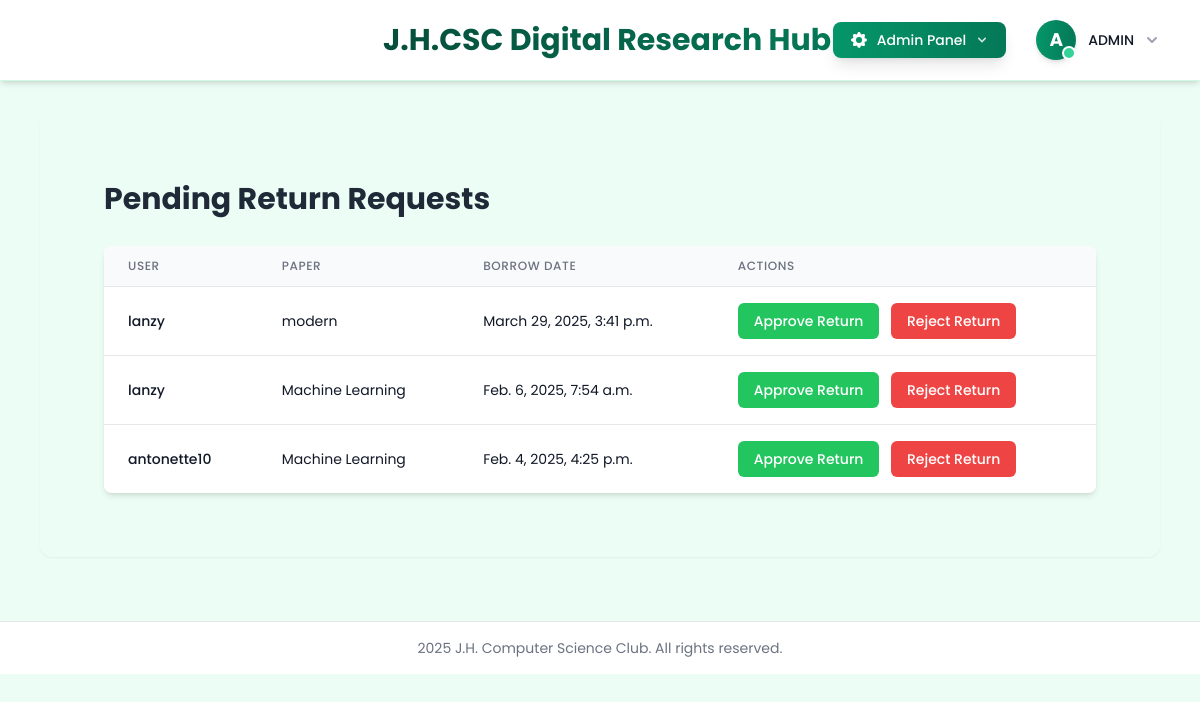
/accounts/admin/return-requests/ (signed in), run on an earlier commit of the app's database.
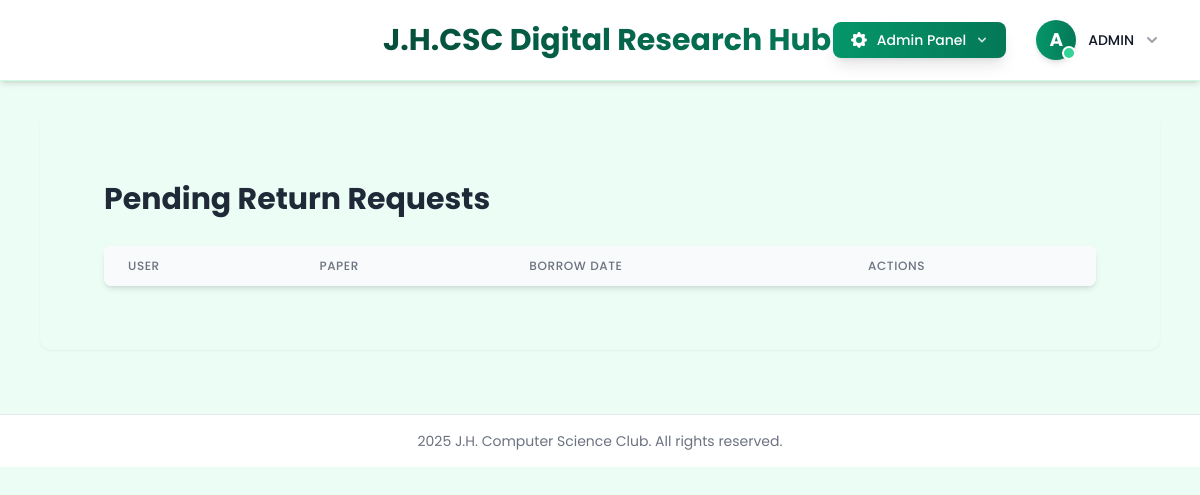
And on a later commit of the database.
### scholar/models.py (models this page shows, shortened)
class Borrow(models.Model):
    STATUS_CHOICES = [
        ('pending', 'Pending Approval'),
        ('approved', 'Approved'),
        ('rejected', 'Rejected'),
        ('reserved', 'Reserved'),
    ]
    RETURN_STATUS_CHOICES = [
        ('pending', 'Pending Return Approval'),
        ('approved', 'Return Approved'),
        ('rejected', 'Return Rejected'),
    ]
    user = models.ForeignKey(User, on_delete=models.CASCADE)
    paper = models.ForeignKey(Paper, on_delete=models.CASCADE)
    borrow_date = models.DateTimeField(default=timezone.now)
    return_date = models.DateTimeField(null=True, blank=True)
    status = models.CharField(max_length=10, choices=STATUS_CHOICES, default='pending')
    return_status = models.CharField(max_length=10, choices=RETURN_STATUS_CHOICES, null=True, blank=True)
    is_returned = models.BooleanField(default=False)
    due_date = models.DateTimeField(null=True, blank=True)
    borrow_reason = models.TextField(blank=True, null=True, help_text='Reason for borrowing this paper')
    request_date = models.DateTimeField(default=timezone.now)
    class Meta:
        ordering = ['-borrow_date']

class Paper(models.Model):
    title = models.CharField(max_length=255)
    authors = models.ManyToManyField('Author', related_name='papers')
    abstract = models.TextField()
    publication_date = models.DateField()
    citations = models.PositiveIntegerField(default=0)
    available_copies = models.PositiveIntegerField(default=1)
    view_count = models.PositiveIntegerField(default=0)
    viewers = models.ManyToManyField(User, related_name='viewed_papers', blank=True)
    pdf_file = models.FileField(upload_to='papers/', blank=True, null=True)
    program = models.CharField(
        max_length=100,
        choices=Student.PROGRAM_CHOICES,
        default='BSIT'  # Setting default value to BSIT
    )
    created_at = models.DateTimeField(auto_now_add=True, null=True)

### scholar/views.py (the view)
# urls.py: path('admin/return-requests/', admin_return_requests, name='admin_return_requests'),
@staff_member_required
def admin_return_requests(request):
    return_requests = Borrow.objects.filter(return_status='pending').order_by('-borrow_date')
    return render(request, 'scholar/admin/return_requests.html', {'return_requests': return_requests})

### scholar/context_processors.py (called while the page is built)
def admin_stats(request):
    context = {}
    if request.user.is_authenticated and request.user.is_staff:
        pending_borrows_count = Borrow.objects.filter(status='pending').count()
        context['pending_borrows_count'] = pending_borrows_count
        pending_returns_count = Borrow.objects.filter(return_status='pending').count()
        context['pending_returns_count'] = pending_returns_count
        pending_registrations_count = UserProfile.objects.filter(
            is_approved=False,
            user__is_active=False
        ).count()
        context['pending_registrations_count'] = pending_registrations_count
        total_papers = Paper.objects.count()
        context['total_papers'] = total_papers
        active_borrows = Borrow.objects.filter(status='approved', is_returned=False).count()
        context['active_borrows'] = active_borrows
    return context

### scholar/templates/scholar/admin/return_requests.html (shortened to what this page needs)
{% extends 'scholar/base.html' %}
{% block content %}
<div class="container mx-auto px-4 py-8">
    <h1 class="text-3xl font-bold text-gray-800 mb-6">Pending Return Requests</h1>
    <div class="bg-white shadow-md rounded-lg overflow-hidden">
        <table class="min-w-full divide-y divide-gray-200">
            <thead class="bg-gray-50">
                <tr>
                    <th scope="col" class="px-6 py-3 text-left text-xs font-medium text-gray-500 uppercase tracking-wider">
                        User
                    </th>
                    <th scope="col" class="px-6 py-3 text-left text-xs font-medium text-gray-500 uppercase tracking-wider">
                        Paper
                    </th>
                    <th scope="col" class="px-6 py-3 text-left text-xs font-medium text-gray-500 uppercase tracking-wider">
                        Borrow Date
                    </th>
                    <th scope="col" class="px-6 py-3 text-left text-xs font-medium text-gray-500 uppercase tracking-wider">
                        Actions
                    </th>
                </tr>
            </thead>
            <tbody class="bg-white divide-y divide-gray-200">
                {% for borrow in return_requests %}
                <tr class="hover:bg-gray-50 transition-colors">
                    <td class="px-6 py-4 whitespace-nowrap">
                        <div class="text-sm font-medium text-gray-900">{{ borrow.user.username }}</div>
                    </td>
                    <td class="px-6 py-4 whitespace-nowrap">
                        <div class="text-sm text-gray-900">{{ borrow.paper.title }}</div>
                    </td>
                    <td class="px-6 py-4 whitespace-nowrap">
                        <div class="text-sm text-gray-900">{{ borrow.borrow_date }}</div>
                    </td>
                    <td class="px-6 py-4 whitespace-nowrap text-sm font-medium">
                        <form method="post" action="{% url 'approve_return' borrow.id %}" class="inline">
                            <button type="submit" class="inline-flex items-center px-4 py-2 bg-green-500 text-white rounded-md hover:bg-green-600 transition-colors">
                                Approve Return
                            </button>
                        </form>
                        <form method="post" action="{% url 'reject_return' borrow.id %}" class="inline ml-2">
                            <button type="submit" class="inline-flex items-center px-4 py-2 bg-red-500 text-white rounded-md hover:bg-red-600 transition-colors">
                                Reject Return
                            </button>
                        </form>
                    </td>
                </tr>
                {% endfor %}
            </tbody>
        </table>
    </div>
</div>
{% endblock %}

What changed in the data, as far as the page shows it:
no longer on this page (row edited): Borrow: user.username "lanzy", paper "modern", borrow_date "March 29, 2025, 3:41 p.m."
no longer on this page (row edited): Borrow: user.username "lanzy", paper "Machine Learning", borrow_date "Feb. 6, 2025, 7:54 a.m."
no longer on this page (row edited): Borrow: user.username "antonette10", paper "Machine Learning", borrow_date "Feb. 4, 2025, 4:25 p.m."
